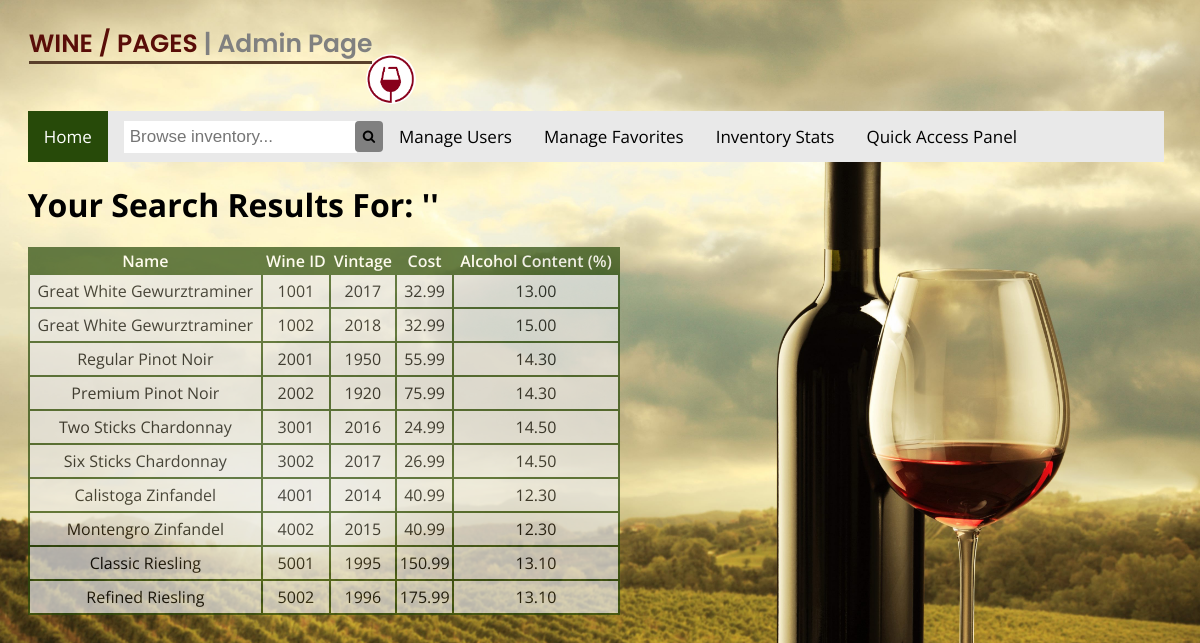
Page /winePagesUI/searchbox_results.php on the committed database.
### tables this page shows
CREATE TABLE WINE
(
    WineID   INT          NOT NULL,
    WineryID INT          NOT NULL REFERENCES WINERY(WineryID) ON DELETE RESTRICT,
    WineName VARCHAR(255) NOT NULL,
    WineYear INT          NOT NULL,
    WineCost DECIMAL(5,2) NOT NULL,
    WineABV  DECIMAL(5,2) NOT NULL,
    PRIMARY KEY (WineID)
);

### winePagesUI/searchbox_results.php (the view, shortened to what this page needs)
<?php
	$conn = OpenCon();
	$keyword = $_POST['search_keyword'];
	$sql = "SELECT * FROM wine where WineABV like '%$keyword%' OR WineCost like '%$keyword%' OR WineYear like '%$keyword%' OR WineName like '%$keyword%';";
	$result = mysqli_query($conn, $sql);
?>
<!DOCTYPE html>
<html>
<head>
	<link rel="stylesheet" href="https://cdnjs.cloudflare.com/ajax/libs/font-awesome/4.7.0/css/font-awesome.min.css">
	<link rel="stylesheet" type="text/css" href="winePagesUI.css">
</head>
<body>
	<div class="header">
	<p><span>Wine / Pages <span>| Admin Page</span><span><img src="logo.png"></p>
    </div>
  <div class="topnav">
  <a class="active" href="index.php">Home</a>
  <form class="searchbox" id="searchbox" action="searchbox_results.php" method="post">
  	<input name="search_keyword" type="text" placeholder="Browse inventory...">
  	<button type="submit"><i class="fa fa-search"></i></button>
  </form>
  <a href="uiRegistration.php">Manage Users</a>
  <a href="uiFavourite.php">Manage Favorites</a>
  <a href="uiInventory.php">Inventory Stats</a>
  <a href="uiQuickAccess.php">Quick Access Panel</a>
</div>
	<h1>Your Search Results For: <?php echo "'" . "$keyword" . "'"; ?></h1>
	<table class="searchboxtable" align="left">
		<tr>
			<th>Name</th>
			<th>Wine ID</th>
			<th>Vintage</th>
			<th>Cost</th>
			<th>Alcohol Content (%)</th>
		</tr>
	<?php
		while($rows=mysqli_fetch_assoc($result))
		{
	?>
			<tr>
				<td><?php echo $rows['WineName']; ?></td>
				<td><?php echo $rows['WineID']; ?></td>
				<td><?php echo $rows['WineYear']; ?></td>
				<td><?php echo $rows['WineCost']; ?></td>
				<td><?php echo $rows['WineABV']; ?></td>
			</tr>
	<?php
		}
	?>
	</table>
</body>
</html>

### winePagesUI/winePagesUI.css (style rules this page uses)
img { width: 30%; float: left; margin: 1.66%; }
p { font-family: Poppins; margin-left: 1.66%; font-size: 25px; font-weight: 600; color: #590d08; text-transform: uppercase; }
.header { width: 45%; border: none; margin-left: 1.00%; }
.header p { position: relative; width: 74%; }
.header span { border-bottom: 3px solid #593f2a; }
.header p img { float: right; height: 50px; width: 50px; border-bottom: none; margin-top: -9px; border-radius: 50%; }
.header p span span { text-transform: none; color: gray; }
h1 { font-family: 'Open Sans', sans-serif; margin-left: 1.66%; }
form { font-family: 'Open Sans', sans-serif; margin-left: 1.66%; width: 40%; }
body { background-image: url('uiBackground.jpg'); background-color: #736e58; background-size: cover; }
.topnav { font-family: 'Open Sans', sans-serif; overflow: hidden; background-color: #e9e9e9; width: 96%; margin-left: 1.66%; margin-top: -10px; }
.topnav a { float: left; display: block; color: black; text-align: center; padding: 14px 16px; text-decoration: none; font-size: 17px; }
.topnav a.active { background-color: #274a09; color: white; }
.topnav input[type=text] { float: left; padding: 6px; margin-top: 10px; margin-right: 16px; margin-left: 16px; border: none; font-size: 17px; }
.searchbox button { float: left; margin-top: 10px; margin-left: -18px; background:none; border:0; padding: 8px; background: gray; border-radius: 4px; }
table { font-family: 'Open Sans', sans-serif; margin-left: 1.66%; border-collapse: collpase; width: 50%; background-color: #e9e9e9; opacity: 0.7; }
table, th, td { border: 2px solid #274a09; border-collapse: collapse; }
td { line-height: 30px; text-align: center; }
th { font-weight: 600; color: white; background-color: #274a09; }

### rows in the picture
wine: WineName "Great White Gewurztraminer", WineID "1001", WineYear "2017", WineCost "32.99", WineABV "13.00"
wine: WineName "Great White Gewurztraminer", WineID "1002", WineYear "2018", WineCost "32.99", WineABV "15.00"
wine: WineName "Regular Pinot Noir", WineID "2001", WineYear "1950", WineCost "55.99", WineABV "14.30"
wine: WineName "Premium Pinot Noir", WineID "2002", WineYear "1920", WineCost "75.99", WineABV "14.30"
wine: WineName "Two Sticks Chardonnay", WineID "3001", WineYear "2016", WineCost "24.99", WineABV "14.50"
wine: WineName "Six Sticks Chardonnay", WineID "3002", WineYear "2017", WineCost "26.99", WineABV "14.50"
wine: WineName "Calistoga Zinfandel", WineID "4001", WineYear "2014", WineCost "40.99", WineABV "12.30"
wine: WineName "Montengro Zinfandel", WineID "4002", WineYear "2015", WineCost "40.99", WineABV "12.30"
wine: WineName "Classic Riesling", WineID "5001", WineYear "1995", WineCost "150.99", WineABV "13.10"
wine: WineName "Refined Riesling", WineID "5002", WineYear "1996", WineCost "175.99", WineABV "13.10"
